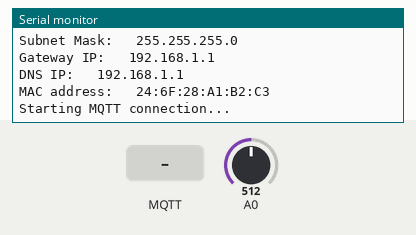
Simulated run of this sketch. Board: ESP8266 (NodeMCU). Parts: the last lines printed to the serial monitor. The test bench sets the inputs (shaded band); at power-on: A0 = 512. WiFi joins after 1.5 s; servers stay silent unless stated; no MQTT or app messages arrive unless stated.

Above: at 2.7 s.
2.8 s: MQTT message "1" arrives on the first subscribed topic
At 4.6 s:
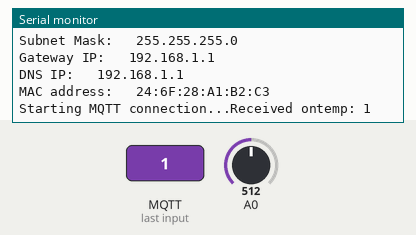
5.0 s: MQTT message "on" arrives on the first subscribed topic
At 6.2 s:
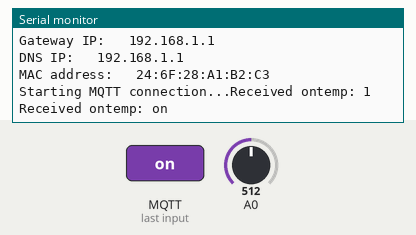
7.0 s: MQTT message "off" arrives on the first subscribed topic
At 9.0 s:
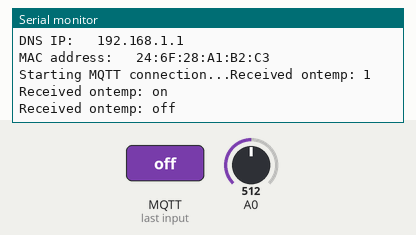

The sketch:

mqtt_sensor.ino
```cpp
#include <ESP8266WiFi.h>
#include <PubSubClient.h>

#include "config.h"
#include "ESP8266_Utils.hpp"
#include "MQTT.hpp"
#include "ESP8266_Utils_MQTT.hpp"

void setup(void){
  Serial.begin(115200);
  ConnectWiFi_STA(true);

  InitMqtt();

}

void loop(void){
  HandleMqtt();
  PublishMqtt(analogRead(A0));
  delay(1000);
}
```

ESP8266_Utils.hpp
```cpp
void ConnectWiFi_STA(bool useStaticIP = false){
  delay(10);
  Serial.println("");
  WiFi.mode(WIFI_STA);
  WiFi.begin(ssid, password, 11);
  if (useStaticIP) WiFi.config(ip, gateway, subnet);
  while(WiFi.status() != WL_CONNECTED){
    delay(250);
    Serial.print(".");
  }

  Serial.println();
  Serial.print("SSID:\t\t");
  Serial.println(WiFi.SSID());
  Serial.print("Hostname: \t");
  Serial.println(WiFi.hostname());
  Serial.print("Local IP: \t");
  Serial.println(WiFi.localIP());
  Serial.print("Subnet Mask: \t");
  Serial.println(WiFi.subnetMask());
  Serial.print("Gateway IP: \t");
  Serial.println(WiFi.gatewayIP());
  Serial.print("DNS IP: \t");
  Serial.println(WiFi.dnsIP());
  Serial.print("MAC address: \t");
  Serial.println(WiFi.macAddress());
}
/*
void ConnectWiFi_AP(bool useStaticIP = false){
  Serial.println("");
  WiFi.mode(WIFI_AP);
  while(!WiFi.softAP(ssid, password)){
    Serial.print(".");
    delay(250);
  }
  if(useStaticIP) WiFi.softAPConfig(ip, gateway,subnet);

  Serial.println("");
  Serial.print("Iniciado AP:\t");
  Serial.println(ssid);
  Serial.print("IP address:\t");
  Serial.println(WiFi.softAPIP());
}

*/
```

ESP8266_Utils_MQTT.hpp
```cpp
void InitMqtt(){
  mqttClient.setServer(MQTT_BROKER_ADRESS, MQTT_PORT);
  SuscribeMqtt();
  mqttClient.setCallback(OnMqttReceived);
}

void ConnectMqtt(){
  while(!mqttClient.connected()){
    Serial.print("Starting MQTT connection...");
    if(mqttClient.connect(MQTT_CLIENT_NAME, MQTT_USER, MQTT_PASSWORD)){
      SuscribeMqtt();
    }else{
      Serial.print("Failed MQTT connection, rc=");
      Serial.print(mqttClient.state());
      Serial.println(" try again in 5 seconds");

      delay(5000);
    }
  }
}
void HandleMqtt(){
  if(!mqttClient.connected()){
    ConnectMqtt();
  }
  mqttClient.loop();
}
```

MQTT.hpp
```cpp
const char* MQTT_BROKER_ADRESS = "44.196.164.116";
const uint16_t MQTT_PORT = 1883;
const char* MQTT_CLIENT_NAME = "ESP8266Client_2";
const char* MQTT_USER = "alejandro";
const char* MQTT_PASSWORD = "1234";

WiFiClient espClient;
PubSubClient mqttClient(espClient);

void SuscribeMqtt(){
  mqttClient.subscribe("temp");
}

String content = "";
void OnMqttReceived(char* topic, byte* payload, unsigned int length){
  Serial.print("Received on");Serial.print(topic);Serial.print(": ");

  content = "";
  for (size_t i = 0; i < length; i++){
    content.concat((char) payload[i]);
  }
  Serial.print(content);
  Serial.println();
}

String payload;
void PublishMqtt(unsigned long data){
  payload = "";
  payload = String(data);
  mqttClient.publish("temp", (char*)payload.c_str());
}
```

config.h
```cpp
const char* ssid = "dlink-FC29";
const char* password = "fuxae77754";

IPAddress ip(192, 168, 1, 132);
IPAddress gateway(192, 168, 1, 1);
IPAddress subnet(255, 255, 255, 0);
```

Measured:
- after the input at 2.8 s, the serial monitor: prints a new line after 0.78 s (image 1)
- after the input at 5.0 s, the serial monitor: prints a new line after 0.58 s (image 2)
- after the input at 7.0 s, the serial monitor: prints a new line after 0.58 s (image 3)
